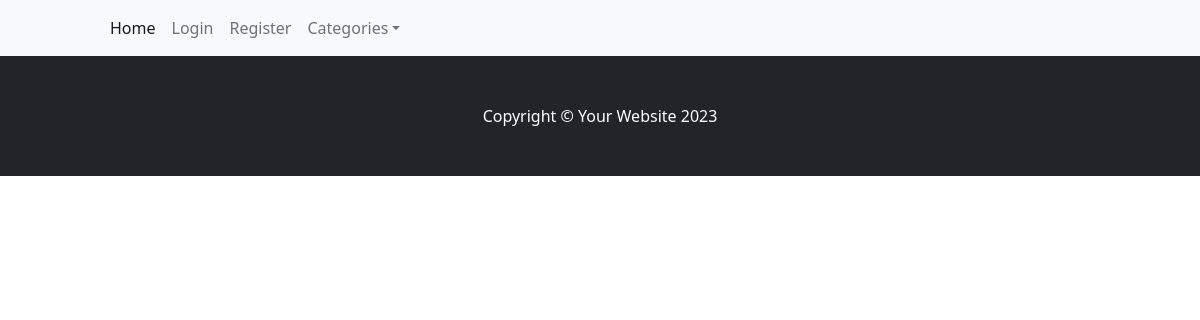
The page /product/61/edit on the database as committed earlier.
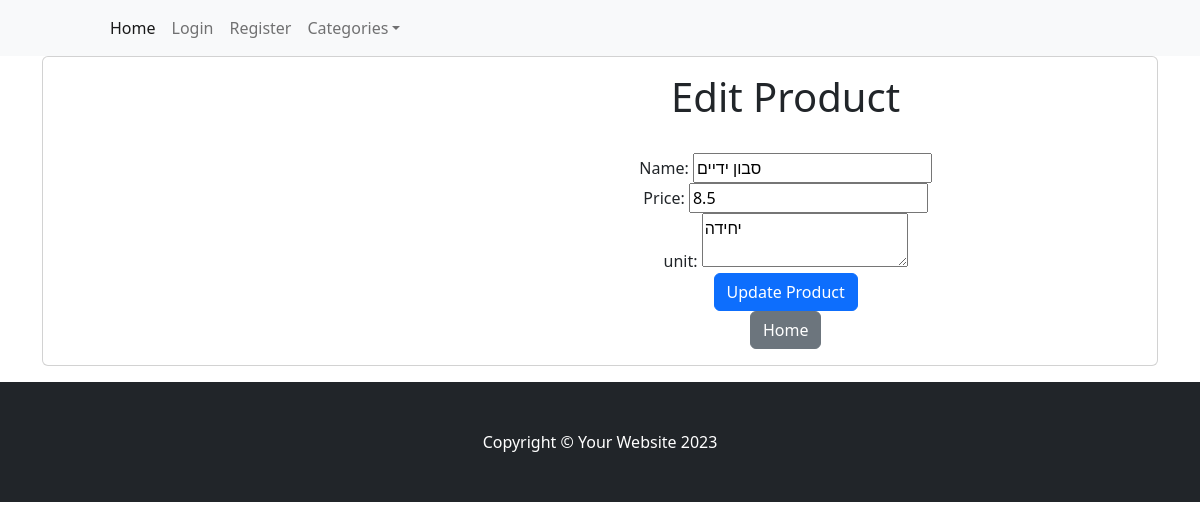
The same page on the database as committed later.
### tables this page shows
CREATE TABLE products (
        id INTEGER PRIMARY KEY AUTOINCREMENT,
        name TEXT NOT NULL,
        unit TEXT ,
        price REAL,
        category_id INTEGER,
        FOREIGN KEY (category_id) REFERENCES categories(id)
    );

### app.py (the view)
@app.route('/product/<int:product_id>/edit', methods=['GET', 'POST'])
def edit_product(product_id):
    product = database_read(f"select p.*,cat.name as catName from products p left JOIN categories  cat on category_id = cat.id where p.id ='{product_id}';")
    if request.method == 'POST':
        form = dict(request.values)
        form['id'] = request.form['id']
        form['name'] = request.form['name']
        form['price'] = request.form['price']
        form['unit'] = request.form['unit']
        sql = "UPDATE products SET name =:name, price =:price, unit =:unit where id =:id"
        ok = database_write(sql,form)
        if ok == 1:
            flash(f"Product Saved!", "success")
            message = 'Product saved successfully'
            product = database_read(f"select p.*,cat.name as catName from products p left JOIN categories  cat on category_id = cat.id where p.id ='{request.form['id']}';")
            return render_template('index.html',messages=message)
    else:
        return render_template('edit_product.html', products=product)

### HandelDB.py (called while the page is built)
def database_read(sql,data=None):
    connection = sqlite3.connect(database_filename)
    connection.row_factory = sqlite3.Row
    db = connection.cursor()
    if data:
         db.execute(sql, data)
    else:
         db.execute(sql)
    records = db.fetchall()
    rows = [dict(record) for record in records]
    db.close()
    connection.close()
    return rows

### app.py (called while the page is built)
@app.context_processor
def inject_user():
    return dict(user=flask_login.current_user)

@app.teardown_appcontext
def close_connection(exception):
    db = getattr(g, '_database', None)
    if db is not None:
        db.close()

@app.context_processor
def inject_collected_count():
    def get_collected_count(list_id=None):
        if list_id is None:
            return 0
        sql = f"SELECT COUNT(*) as count FROM product_in_list WHERE list_id = '{list_id}' AND collected = 1"
        result = database_read(sql)
        return result[0]['count'] if result else 0
    return dict(get_collected_count=get_collected_count)

### templates/edit_product.html
{% extends 'base.html' %}
{% block content %}
<div class="container">
    {% for product in products%}
                    <div class="card mb-3" >
                        <div class="row g-0">
                        <div class="col-md-4">
                        </div>
                        <div class="col-md-8">
                            <div class="card-body">
                        <center>
                            <h1>Edit Product</h1>
                            <form method="POST">
                                <input style="display: none;" type="text" id="id" name="id" value="{{ product.id }}" required><br>
                                <label for="name">Name:</label>
                                <input type="text" id="name" name="name" value="{{ product.name }}" required><br>
                                <label for="price">Price:</label>
                                <input type="number" id="price" name="price" value="{{ product.price }}" required><br>
                                <label for="unit">unit:</label>
                                <textarea id="unit" name="unit" required>{{ product.unit }}</textarea><br>
                                <button type="submit" class="btn btn-primary" >Update Product</button>
                            </form>
                            <a href="{{ url_for('index') }}" class="btn btn-secondary">Home</a>
                        </center>
                            </div>
                        </div>
                        </div>
                    </div>
    {% endfor%}
</div>
{% endblock %}

Rows that differ between the two databases and show on the page:
added products: name "סבון ידיים", price "8.5", unit "יחידה"
